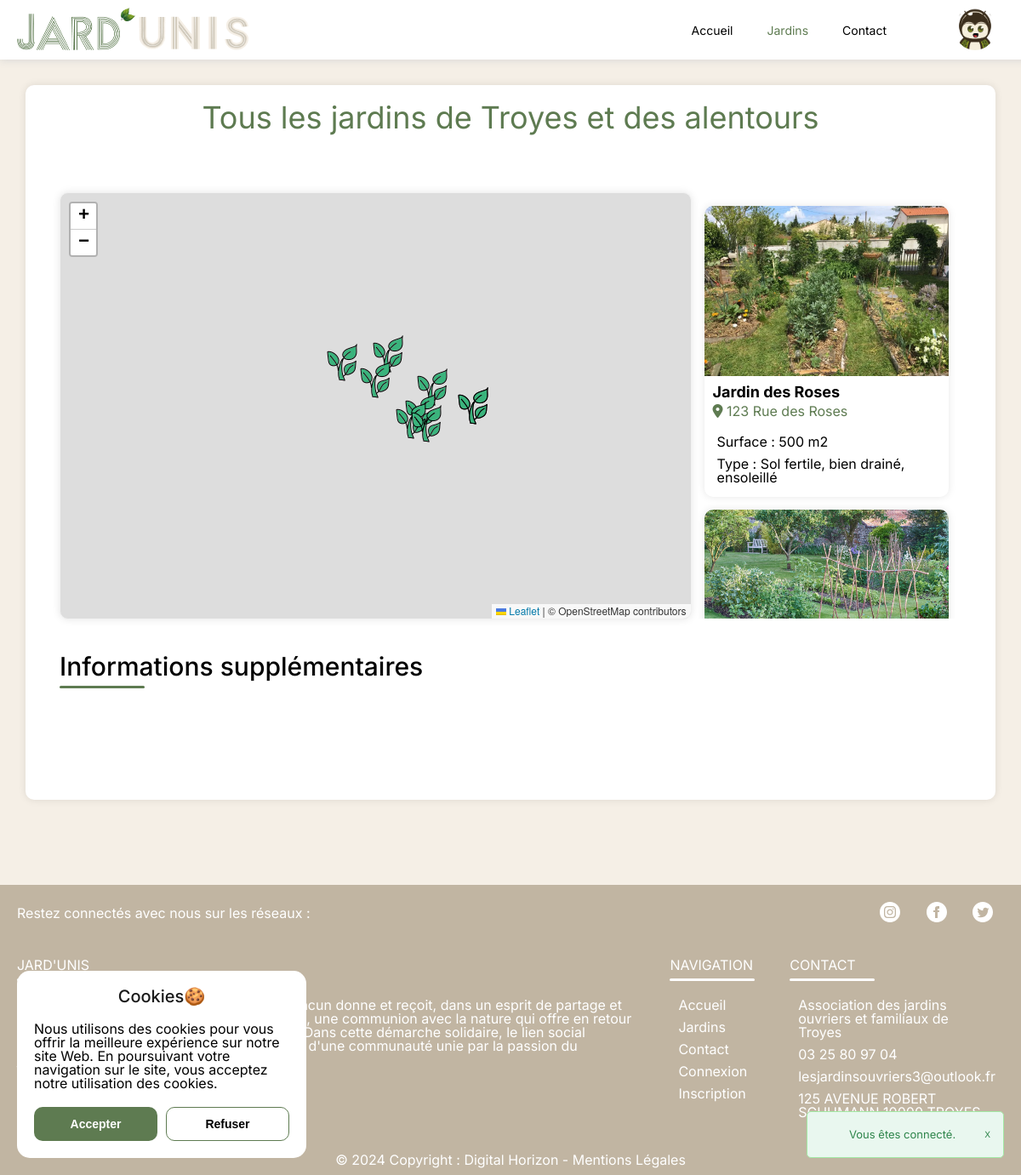
The app's page /jardins.php (signed in) with its own data.
### tables this page shows
CREATE TABLE `users` (
  `user_id` int(11) NOT NULL,
  `user_nom` varchar(50) NOT NULL,
  `user_prnm` varchar(50) NOT NULL,
  `user_login` varchar(50) NOT NULL,
  `user_pass` varchar(255) NOT NULL,
  `user_email` varchar(100) NOT NULL,
  `user_photo` varchar(100) NOT NULL DEFAULT 'default_user.webp'
);

CREATE TABLE `jardins` (
  `jardin_id` int(11) NOT NULL,
  `jardin_nom` varchar(50) NOT NULL,
  `jardin_desc` varchar(1000) NOT NULL,
  `jardin_surface` int(11) NOT NULL,
  `jardin_nbParcelles` int(11) NOT NULL,
  `jardin_adr` varchar(100) NOT NULL,
  `jardin_ville` varchar(50) NOT NULL,
  `jardin_coordLat` varchar(10) NOT NULL,
  `jardin_coordLong` varchar(10) NOT NULL,
  `jardin_photo` varchar(50) NOT NULL DEFAULT 'default_jardins.png',
  `jardin_maps` varchar(100) NOT NULL,
  `jardin_infoTerre` varchar(100) NOT NULL,
  `_user_id` int(11) NOT NULL
);

### jardins.php (the view, shortened to what this page needs)
<?php
require('model/connectBD.php');
require('composants/head.php');
require('composants/header.php');
$user_id = isset($_SESSION['user_id']) ? $_SESSION['user_id'] : null;
?>
<div class="container-jardins">
    <h1>Tous les jardins de Troyes et des alentours</h1>
    <div id="map-container">
        <div id="map"></div>
        <div id="locations">
            <ul id="location-list">
                <?php
                if ($user_id) {
                    $reqJardins = $bd->prepare("SELECT * FROM jardins WHERE _user_id != ?");
                    $reqJardins->execute([$user_id]);
                } else {
                    $reqJardins = $bd->query("SELECT * FROM jardins");
                }
                $jardins = $reqJardins->fetchAll(PDO::FETCH_ASSOC);
                foreach ($jardins as $jardin) {
                    $reqCountParcelles = $bd->prepare("SELECT COUNT(*) AS count FROM parcelles WHERE _jardin_id = ? AND parcelle_etat = 'LIBRE'");
                    $reqCountParcelles->execute([$jardin['jardin_id']]);
                    $countParcelles = $reqCountParcelles->fetch(PDO::FETCH_ASSOC);
                    $countParcelles = $countParcelles ? $countParcelles['count'] : 0;
                    $countTotalParcelles = $bd->prepare("SELECT COUNT(*) AS count FROM parcelles WHERE _jardin_id = ?");
                    $countTotalParcelles->execute([$jardin['jardin_id']]);
                    $totalParcelles = $countTotalParcelles->fetch(PDO::FETCH_ASSOC);
                    $totalParcelles = $totalParcelles ? $totalParcelles['count'] : 0;
                    $etatParcelles = $bd->prepare("SELECT parcelle_etat FROM parcelles WHERE _jardin_id = ?");
                    $etatParcelles->execute([$jardin['jardin_id']]);
                    $etatParcelle = $etatParcelles->fetch(PDO::FETCH_ASSOC);
                    $etatParcelle = $etatParcelle ? $etatParcelle['parcelle_etat'] : '';
                    echo '<li class="location-item" data-photo="' . $jardin['jardin_photo'] . '" data-id="' . $jardin['jardin_id'] . '" data-name="' . $jardin['jardin_nom'] . '" data-adr="' . $jardin['jardin_adr'] . '" data-surface="' . $jardin['jardin_surface'] . '" data-info="' . $jardin['jardin_infoTerre'] . '" data-lat="' . $jardin['jardin_coordLat'] . '" data-lng="' . $jardin['jardin_coordLong'] . '" data-count-parcelles="' . $countParcelles . '" data-total-parcelles="' . $totalParcelles . '" data-etat="'.$etatParcelle.'" data-desc="'.$jardin['jardin_desc'].'" data-gmaps="'.$jardin['jardin_maps'].'" >';
                    echo '<div class="location-image" style="background: url(\'/src/assets/uploads/' . $jardin['jardin_photo'] . '\'); background-size: cover; background-position: center;"></div>';
                    echo '<h6>' . $jardin['jardin_nom'] . '</h6>';
                    echo '<p class="location-adresse"><i class="fas fa-map-marker-alt"></i> ' . $jardin['jardin_adr'] . '</p>';
                    echo '<div class="location-infos">';
                    echo '<p>Surface : ' . $jardin['jardin_surface'] . ' m2</p>';
                    echo '<p>Type : ' . $jardin['jardin_infoTerre'] . '</p>';
                    echo '</div>';
                    echo '</li>';
                }
                ?>
            </ul>
        </div>
    </div>
    <div id="jardin-details">
        <h2>Informations supplémentaires</h2>
        <hr>
    </div>
</div>
<?php require("./composants/footer.php"); ?>

### composants/header.php (shortened to what this page needs)
<header id="main-header">
    <div id="items-header">
        <a href="/index.php" title="ACCUEIL"><img src="../src/assets/img/logo.webp" alt="Logo"></a>
        <div id="links-header">
            <nav>
                <ul>
                    <li <?php echo (basename($_SERVER['PHP_SELF']) == 'index.php') ? 'class="current"' : ''; ?>><a href="/index.php">Accueil</a></li>
                    <li <?php echo (basename($_SERVER['PHP_SELF']) == 'jardins.php') ? 'class="current"' : ''; ?>><a href="/jardins.php">Jardins</a></li>
                    <li <?php echo (basename($_SERVER['PHP_SELF']) == 'contact.php') ? 'class="current"' : ''; ?>><a href="/contact.php">Contact</a></li>
                </ul>
                <ul>
                    <?php
                    if (isset($_SESSION['user_id'])) {
                        echo '<div class="img-profile">';
                        $reqPhoto = "SELECT user_photo FROM users WHERE user_id = '" . $_SESSION['user_id'] . "'";
                        $resultatPhoto = $bd->query($reqPhoto);
                        $photo = $resultatPhoto->fetch()['user_photo'];
                        echo '<img src="/src/assets/uploads/' . $photo . '" alt="Photo de profil">';
                        echo '</div>';
                        }
                    ?>
                </ul>
            </nav>
        </div>
    </div>
</header>
<?php
if (isset($_SESSION['alert_type']) && isset($_SESSION['alert_message'])) {
    echo '<label>
                <input type="checkbox" class="alertCheckbox" autocomplete="off" />
                <div class="alert '.$_SESSION['alert_type'].'">
                    <span class="alertClose">X</span>
                    <span class="alertText">'.$_SESSION['alert_message'].'</span>
                </div>
            </label>'."\n";
}
?>
<?php
require 'cookie.php';
?>

### composants/cookie.php (style rules this page uses)
p { font-size: 16px; }

### records on screen
users: user_photo (placeholder picture)
jardins: jardin_photo (picture), jardin_nom "Jardin des Roses", jardin_adr "123 Rue des Roses", jardin_surface "500", jardin_infoTerre "Sol fertile, bien drainé, ensoleillé"
jardins: jardin_photo (picture)

### other values on screen
$_SESSION['alert_message'] "Vous êtes connecté."
